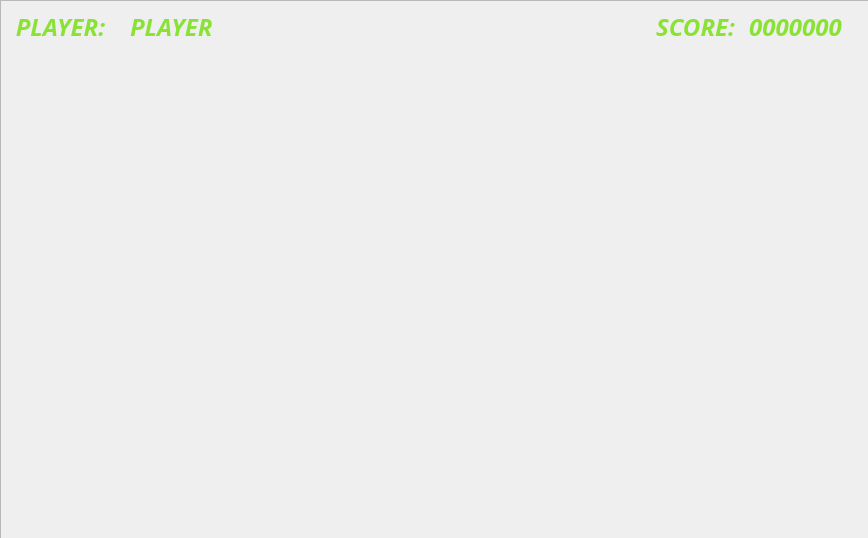
<?xml version="1.0" encoding="UTF-8"?>
<ui version="4.0">
 <class>gamewindow</class>
 <widget class="QWidget" name="gamewindow">
  <property name="geometry">
   <rect>
    <x>0</x>
    <y>0</y>
    <width>868</width>
    <height>538</height>
   </rect>
  </property>
  <property name="windowTitle">
   <string>Form</string>
  </property>
  <property name="styleSheet">
   <string notr="true"/>
  </property>
  <widget class="QFrame" name="background">
   <property name="geometry">
    <rect>
     <x>0</x>
     <y>0</y>
     <width>871</width>
     <height>541</height>
    </rect>
   </property>
   <property name="styleSheet">
    <string notr="true">background-image: url(:/images/fondo-pared-ladrillo-azul_53876-94010.jpg);</string>
   </property>
   <property name="frameShape">
    <enum>QFrame::StyledPanel</enum>
   </property>
   <property name="frameShadow">
    <enum>QFrame::Raised</enum>
   </property>
   <widget class="QLabel" name="label">
    <property name="geometry">
     <rect>
      <x>650</x>
      <y>10</y>
      <width>91</width>
      <height>31</height>
     </rect>
    </property>
    <property name="font">
     <font>
      <family>Tlwg Typo</family>
      <weight>75</weight>
      <italic>true</italic>
      <bold>true</bold>
     </font>
    </property>
    <property name="text">
     <string>&lt;html&gt;&lt;head/&gt;&lt;body&gt;&lt;p align=&quot;center&quot;&gt;&lt;span style=&quot; font-size:18pt; color:#8ae234;&quot;&gt;SCORE:&lt;/span&gt;&lt;/p&gt;&lt;/body&gt;&lt;/html&gt;</string>
    </property>
   </widget>
   <widget class="QLabel" name="score">
    <property name="geometry">
     <rect>
      <x>740</x>
      <y>10</y>
      <width>111</width>
      <height>31</height>
     </rect>
    </property>
    <property name="font">
     <font>
      <family>Tlwg Typo</family>
      <weight>75</weight>
      <italic>true</italic>
      <bold>true</bold>
     </font>
    </property>
    <property name="text">
     <string>&lt;html&gt;&lt;head/&gt;&lt;body&gt;&lt;p align=&quot;center&quot;&gt;&lt;span style=&quot; font-size:18pt; color:#8ae234;&quot;&gt;0000000&lt;/span&gt;&lt;/p&gt;&lt;/body&gt;&lt;/html&gt;</string>
    </property>
   </widget>
   <widget class="QLabel" name="label_2">
    <property name="geometry">
     <rect>
      <x>10</x>
      <y>10</y>
      <width>101</width>
      <height>31</height>
     </rect>
    </property>
    <property name="font">
     <font>
      <family>Tlwg Typo</family>
      <weight>75</weight>
      <italic>true</italic>
      <bold>true</bold>
     </font>
    </property>
    <property name="text">
     <string>&lt;html&gt;&lt;head/&gt;&lt;body&gt;&lt;p align=&quot;center&quot;&gt;&lt;span style=&quot; font-size:18pt; color:#8ae234;&quot;&gt;PLAYER:&lt;/span&gt;&lt;/p&gt;&lt;/body&gt;&lt;/html&gt;</string>
    </property>
   </widget>
   <widget class="QLabel" name="label_3">
    <property name="geometry">
     <rect>
      <x>130</x>
      <y>10</y>
      <width>191</width>
      <height>31</height>
     </rect>
    </property>
    <property name="font">
     <font>
      <family>Tlwg Typo</family>
      <weight>75</weight>
      <italic>true</italic>
      <bold>true</bold>
     </font>
    </property>
    <property name="text">
     <string>&lt;html&gt;&lt;head/&gt;&lt;body&gt;&lt;p align=&quot;justify&quot;&gt;&lt;span style=&quot; font-size:18pt; color:#8ae234;&quot;&gt;PLAYER&lt;/span&gt;&lt;/p&gt;&lt;/body&gt;&lt;/html&gt;</string>
    </property>
   </widget>
  </widget>
 </widget>
 <resources/>
 <connections/>
</ui>
